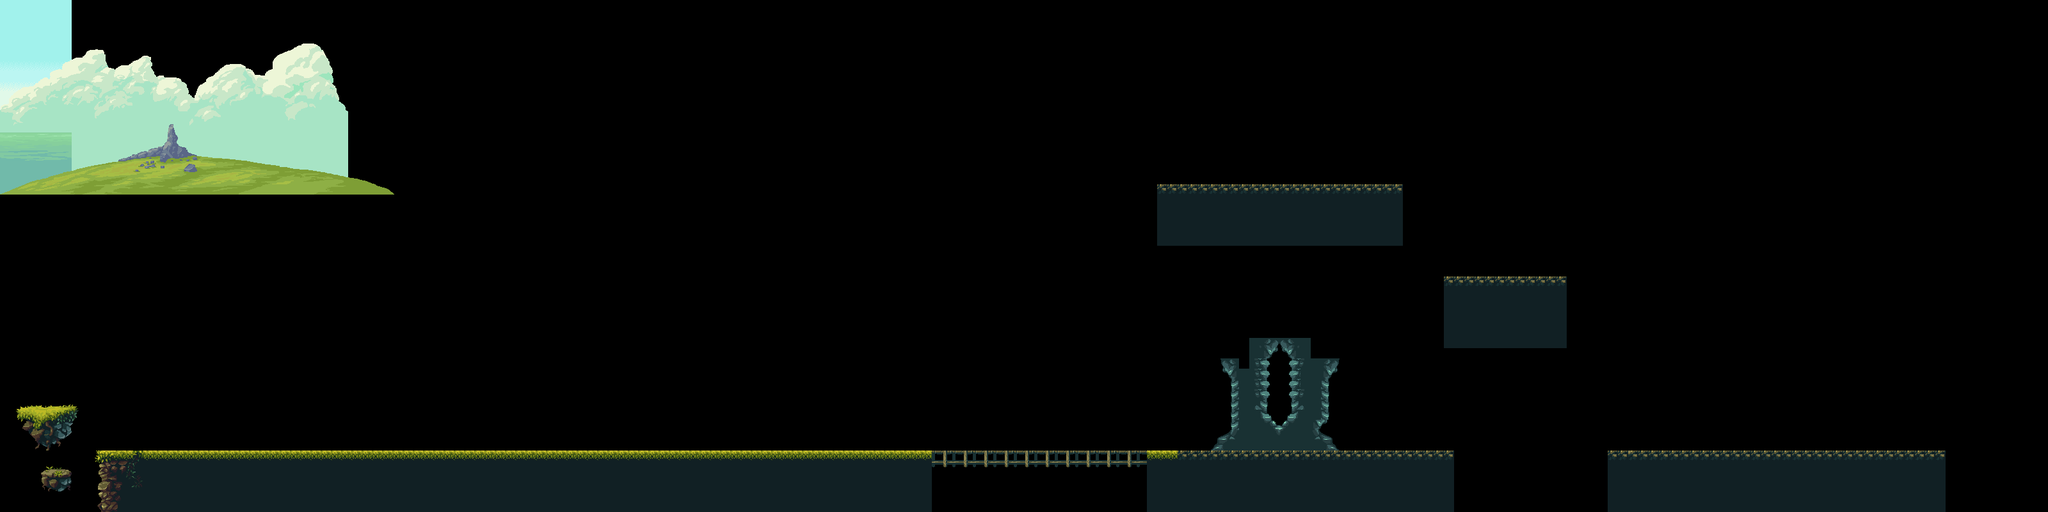

A 2D game scene composited from a Tiled map and its tileset images. What follows is a short description and the map's XML, with each tile layer's data collapsed to a summary:
An orthogonal 200x50 tile map with 16x16 px tiles, 3 tile layers (background, coreground, foreground), 4 image layers.

<map version="1.10" tiledversion="1.10.1" orientation="orthogonal" renderorder="right-down" width="200" height="50" tilewidth="16" tileheight="16" infinite="0" nextlayerid="12" nextobjectid="8">
 <tileset firstgid="1" source="../Tilesets/tileset1.tsx" />
 <group id="2" name="bg">
  <imagelayer id="3" name="sky" parallaxx="0.1" parallaxy="0" repeatx="1">
   <image source="../Textures/sky.png" width="112" height="304" />
  </imagelayer>
  <imagelayer id="4" name="clouds" offsetx="0" offsety="68" parallaxx="0.3" parallaxy="0" repeatx="1">
   <image source="../Textures/clouds.png" width="544" height="236" />
  </imagelayer>
  <imagelayer id="5" name="sea" offsetx="0" offsety="207" parallaxx="0.5" parallaxy="0" repeatx="1">
   <image source="../Textures/sea.png" width="112" height="96" />
  </imagelayer>
  <imagelayer id="6" name="ground" offsetx="0" offsety="194" parallaxx="0.9" parallaxy="0">
   <image source="../Textures/far-grounds.png" width="616" height="110" />
  </imagelayer>
 </group>
 <group id="10" name="objects">
  <objectgroup id="9" name="physics" />
 </group>
 <group id="11" name="tiles">
  <layer id="7" name="background" width="200" height="50">
   <data>[10000 cells, 1488 non-empty, 114 distinct tile ids]</data>
  </layer>
  <layer id="8" name="coreground" width="200" height="50">
   <data>[10000 cells, 648 non-empty, 42 distinct tile ids]</data>
  </layer>
  <layer id="1" name="foreground" width="200" height="50">
   <data>[10000 cells, 0 non-empty, 0 distinct tile ids]</data>
  </layer>
 </group>
</map>
